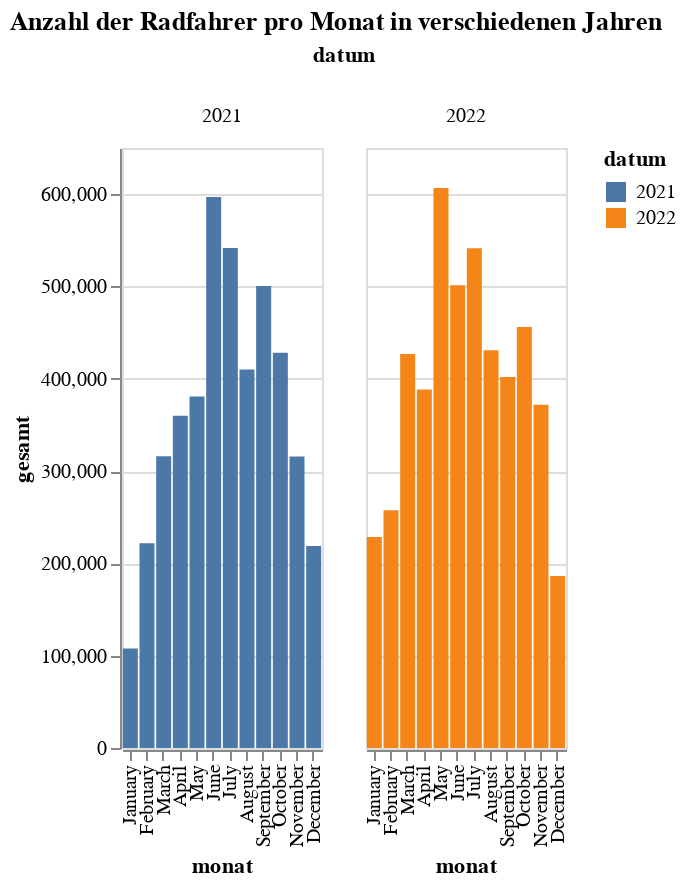

Source (notebook cell):
### Code cell
# Vergleich der Monatsdaten

file_path_2022 = "data/rad_2022_tage_export_09_02_23_r.csv"
file_path_2021 = "data/rad_2021_tage_export_09_02_23_r.csv"

# DataFrames für 2022 und 2021 erstellen
df_2022 = pd.read_csv(file_path_2022)
df_2021 = pd.read_csv(file_path_2021)

# 'datum' in ein DateTime-Objekt umwandeln
df_2022['datum'] = pd.to_datetime(df_2022['datum'])
df_2021['datum'] = pd.to_datetime(df_2021['datum'])

# Monatsnamen aus dem Datum extrahieren
df_2022['monat'] = df_2022['datum'].dt.strftime('%B')
df_2021['monat'] = df_2021['datum'].dt.strftime('%B')

# Gesamtsummen pro Monat und Jahr berechnen
gesamtsummen_2022 = df_2022.groupby(['monat', df_2022['datum'].dt.year])['gesamt'].sum().reset_index()
gesamtsummen_2021 = df_2021.groupby(['monat', df_2021['datum'].dt.year])['gesamt'].sum().reset_index()

# Altair-Diagramm erstellen
chart = alt.Chart(pd.concat([gesamtsummen_2022, gesamtsummen_2021])).mark_bar().encode(
    x=alt.X('monat:N', sort=monatsreihenfolge),
    y='gesamt:Q',
    color='datum:N',
    column='datum:N',
    tooltip=['datum:N', 'monat:N', 'gesamt:Q']
).properties(
    title='Anzahl der Radfahrer pro Monat in verschiedenen Jahren',
    width=100,
    height=300
)

# Diagramm anzeigen
chart

### Figure 1 — Vega specification as saved in the notebook (floating-point values rounded to 4 significant figures)
{"$schema": "https://vega.github.io/schema/vega/v5.json", "data": [{"name": "source_0", "values": [{"monat": "April", "datum": 2022, "gesamt": 388428, "x_monat_sort_index": 3.0}, {"monat": "August", "datum": 2022, "gesamt": 431006, "x_monat_sort_index": 7.0}, {"monat": "December", "datum": 2022, "gesamt": 186440, "x_monat_sort_index": 11.0}, {"monat": "February", "datum": 2022, "gesamt": 257456, "x_monat_sort_index": 1.0}, {"monat": "January", "datum": 2022, "gesamt": 228481, "x_monat_sort_index": 0.0}, {"monat": "July", "datum": 2022, "gesamt": 541264, "x_monat_sort_index": 6.0}, {"monat": "June", "datum": 2022, "gesamt": 501441, "x_monat_sort_index": 5.0}, {"monat": "March", "datum": 2022, "gesamt": 426727, "x_monat_sort_index": 2.0}, {"monat": "May", "datum": 2022, "gesamt": 606666, "x_monat_sort_index": 4.0}, {"monat": "November", "datum": 2022, "gesamt": 371989, "x_monat_sort_index": 10.0}, {"monat": "October", "datum": 2022, "gesamt": 456107, "x_monat_sort_index": 9.0}, {"monat": "September", "datum": 2022, "gesamt": 401838, "x_monat_sort_index": 8.0}, {"monat": "April", "datum": 2021, "gesamt": 359837, "x_monat_sort_index": 3.0}, {"monat": "August", "datum": 2021, "gesamt": 410064, "x_monat_sort_index": 7.0}, {"monat": "December", "datum": 2021, "gesamt": 218818, "x_monat_sort_index": 11.0}, {"monat": "February", "datum": 2021, "gesamt": 221810, "x_monat_sort_index": 1.0}, {"monat": "January", "datum": 2021, "gesamt": 107740, "x_monat_sort_index": 0.0}, {"monat": "July", "datum": 2021, "gesamt": 541586, "x_monat_sort_index": 6.0}, {"monat": "June", "datum": 2021, "gesamt": 596955, "x_monat_sort_index": 5.0}, {"monat": "March", "datum": 2021, "gesamt": 316150, "x_monat_sort_index": 2.0}, {"monat": "May", "datum": 2021, "gesamt": 380710, "x_monat_sort_index": 4.0}, {"monat": "November", "datum": 2021, "gesamt": 315720, "x_monat_sort_index": 10.0}, {"monat": "October", "datum": 2021, "gesamt": 428208, "x_monat_sort_index": 9.0}, {"monat": "September", "datum": 2021, "gesamt": 500556, "x_monat_sort_index": 8.0}]}, {"name": "column_domain", "values": [{"datum": 2022, "count": 12}, {"datum": 2021, "count": 12}]}, {"name": "data_2", "values": [{"datum": 2022, "gesamt_end": 388400.0, "gesamt_start": 0.0}, {"datum": 2022, "gesamt_end": 431000.0, "gesamt_start": 0.0}, {"datum": 2022, "gesamt_end": 186400.0, "gesamt_start": 0.0}, {"datum": 2022, "gesamt_end": 257500.0, "gesamt_start": 0.0}, {"datum": 2022, "gesamt_end": 228500.0, "gesamt_start": 0.0}, {"datum": 2022, "gesamt_end": 541300.0, "gesamt_start": 0.0}, {"datum": 2022, "gesamt_end": 501400.0, "gesamt_start": 0.0}, {"datum": 2022, "gesamt_end": 426700.0, "gesamt_start": 0.0}, {"datum": 2022, "gesamt_end": 606700.0, "gesamt_start": 0.0}, {"datum": 2022, "gesamt_end": 372000.0, "gesamt_start": 0.0}, {"datum": 2022, "gesamt_end": 456100.0, "gesamt_start": 0.0}, {"datum": 2022, "gesamt_end": 401800.0, "gesamt_start": 0.0}, {"datum": 2021, "gesamt_end": 359800.0, "gesamt_start": 0.0}, {"datum": 2021, "gesamt_end": 410100.0, "gesamt_start": 0.0}, {"datum": 2021, "gesamt_end": 218800.0, "gesamt_start": 0.0}, {"datum": 2021, "gesamt_end": 221800.0, "gesamt_start": 0.0}, {"datum": 2021, "gesamt_end": 107700.0, "gesamt_start": 0.0}, {"datum": 2021, "gesamt_end": 541600.0, "gesamt_start": 0.0}, {"datum": 2021, "gesamt_end": 597000.0, "gesamt_start": 0.0}, {"datum": 2021, "gesamt_end": 316200.0, "gesamt_start": 0.0}, {"datum": 2021, "gesamt_end": 380700.0, "gesamt_start": 0.0}, {"datum": 2021, "gesamt_end": 315700.0, "gesamt_start": 0.0}, {"datum": 2021, "gesamt_end": 428200.0, "gesamt_start": 0.0}, {"datum": 2021, "gesamt_end": 500600.0, "gesamt_start": 0.0}]}, {"name": "source_0_x_domain_monat", "values": [{"monat": "April", "sort_field": 3.0}, {"monat": "August", "sort_field": 7.0}, {"monat": "December", "sort_field": 11.0}, {"monat": "February", "sort_field": 1.0}, {"monat": "January", "sort_field": 0.0}, {"monat": "July", "sort_field": 6.0}, {"monat": "June", "sort_field": 5.0}, {"monat": "March", "sort_field": 2.0}, {"monat": "May", "sort_field": 4.0}, {"monat": "November", "sort_field": 10.0}, {"monat": "October", "sort_field": 9.0}, {"monat": "September", "sort_field": 8.0}]}, {"name": "data_2_color_domain_datum", "values": [{"datum": 2022}, {"datum": 2021}]}], "signals": [{"name": "child_width", "value": 100}, {"name": "child_height", "value": 300}], "marks": [{"type": "group", "name": "column-title", "title": {"text": "datum", "offset": 10, "style": "guide-title"}, "role": "column-title"}, {"type": "group", "name": "row_header", "encode": {"update": {"height": {"signal": "child_height"}}}, "axes": [{"scale": "y", "title": "gesamt", "labelOverlap": true, "tickCount": {"signal": "ceil(child_height/40)"}, "grid": false, "zindex": 0, "orient": "left"}], "role": "row-header"}, {"type": "group", "name": "column_header", "from": {"data": "column_domain"}, "sort": {"field": "datum[\"datum\"]", "order": "ascending"}, "encode": {"update": {"width": {"signal": "child_width"}}}, "title": {"text": {"signal": "isValid(parent[\"datum\"]) ? parent[\"datum\"] : \"\"+parent[\"datum\"]"}, "frame": "group", "style": "guide-label", "offset": 10}, "role": "column-header"}, {"type": "group", "name": "column_footer", "from": {"data": "column_domain"}, "sort": {"field": "datum[\"datum\"]", "order": "ascending"}, "encode": {"update": {"width": {"signal": "child_width"}}}, "axes": [{"scale": "x", "grid": false, "orient": "bottom", "title": "monat", "labelAngle": 270, "labelAlign": "right", "labelBaseline": "middle", "zindex": 0}], "role": "column-footer"}, {"type": "group", "name": "cell", "from": {"facet": {"data": "source_0", "name": "facet", "groupby": ["datum"]}}, "sort": {"field": ["datum[\"datum\"]"], "order": ["ascending"]}, "encode": {"update": {"height": {"signal": "child_height"}, "width": {"signal": "child_width"}}}, "data": [{"name": "data_0", "source": "facet", "transform": [{"type": "stack", "field": "gesamt", "groupby": ["monat"], "sort": {"field": ["datum"], "order": ["descending"]}, "as": ["gesamt_start", "gesamt_end"], "offset": "zero"}, {"type": "filter", "expr": "isValid(datum[\"gesamt\"]) && isFinite(+datum[\"gesamt\"])"}, {"type": "project", "fields": ["datum", "gesamt", "gesamt_end", "gesamt_start", "monat"]}]}], "marks": [{"type": "rect", "name": "child_marks", "from": {"data": "data_0"}, "encode": {"update": {"description": {"signal": "\"monat: \" + (isValid(datum[\"monat\"]) ? datum[\"monat\"] : \"\"+datum[\"monat\"]) + \"; gesamt: \" + (format(datum[\"gesamt\"], \"\")) + \"; datum: \" + (isValid(datum[\"datum\"]) ? datum[\"datum\"] : \"\"+datum[\"datum\"])"}, "x": {"field": "monat", "scale": "x"}, "y": {"field": "gesamt_end", "scale": "y"}, "tooltip": {"signal": "{\"datum\": isValid(datum[\"datum\"]) ? datum[\"datum\"] : \"\"+datum[\"datum\"], \"monat\": isValid(datum[\"monat\"]) ? datum[\"monat\"] : \"\"+datum[\"monat\"], \"gesamt\": format(datum[\"gesamt\"], \"\")}"}, "ariaRoleDescription": {"value": "bar"}, "width": {"signal": "max(0.25, bandwidth('x'))"}, "fill": {"field": "datum", "scale": "color"}, "y2": {"field": "gesamt_start", "scale": "y"}}}, "style": ["bar"]}], "axes": [{"scale": "y", "labels": false, "maxExtent": 0, "aria": false, "tickCount": {"signal": "ceil(child_height/40)"}, "ticks": false, "grid": true, "zindex": 0, "minExtent": 0, "domain": false, "orient": "left", "gridScale": "x"}], "style": "cell"}], "scales": [{"name": "x", "type": "band", "domain": {"data": "source_0_x_domain_monat", "field": "monat", "sort": {"op": "max", "field": "sort_field"}}, "range": [0, {"signal": "child_width"}], "paddingOuter": 0.05, "paddingInner": 0.1}, {"name": "y", "type": "linear", "domain": {"data": "data_2", "fields": ["gesamt_start", "gesamt_end"]}, "range": [{"signal": "child_height"}, 0], "zero": true, "nice": true}, {"name": "color", "type": "ordinal", "domain": {"data": "data_2_color_domain_datum", "field": "datum", "sort": true}, "range": "category"}], "title": {"text": "Anzahl der Radfahrer pro Monat in verschiedenen Jahren", "anchor": "start"}, "background": "white", "layout": {"padding": 20, "offset": {"columnTitle": 10}, "columns": {"signal": "length(data('column_domain'))"}, "bounds": "full", "align": "all"}, "padding": 5, "legends": [{"fill": "color", "symbolType": "square", "title": "datum"}]}
